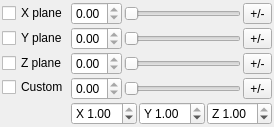
<?xml version="1.0" encoding="UTF-8"?>
<ui version="4.0">
 <class>Mayo::WidgetClipPlanes</class>
 <widget class="QWidget" name="Mayo::WidgetClipPlanes">
  <property name="geometry">
   <rect>
    <x>0</x>
    <y>0</y>
    <width>249</width>
    <height>112</height>
   </rect>
  </property>
  <property name="windowTitle">
   <string>Edit clip planes</string>
  </property>
  <layout class="QGridLayout" name="gridLayout_2">
   <property name="leftMargin">
    <number>2</number>
   </property>
   <property name="topMargin">
    <number>2</number>
   </property>
   <property name="rightMargin">
    <number>2</number>
   </property>
   <property name="bottomMargin">
    <number>2</number>
   </property>
   <property name="spacing">
    <number>2</number>
   </property>
   <item row="0" column="0">
    <widget class="QCheckBox" name="check_X">
     <property name="text">
      <string>X plane</string>
     </property>
    </widget>
   </item>
   <item row="0" column="1">
    <widget class="QWidget" name="widget_X" native="true">
     <layout class="QHBoxLayout" name="horizontalLayout">
      <property name="spacing">
       <number>2</number>
      </property>
      <property name="leftMargin">
       <number>0</number>
      </property>
      <property name="topMargin">
       <number>0</number>
      </property>
      <property name="rightMargin">
       <number>0</number>
      </property>
      <property name="bottomMargin">
       <number>0</number>
      </property>
      <item>
       <widget class="QDoubleSpinBox" name="spin_XPos">
        <property name="maximum">
         <double>0.000000000000000</double>
        </property>
       </widget>
      </item>
      <item>
       <widget class="QSlider" name="slider_XPos">
        <property name="maximum">
         <number>100</number>
        </property>
        <property name="orientation">
         <enum>Qt::Horizontal</enum>
        </property>
       </widget>
      </item>
      <item>
       <widget class="QToolButton" name="btn_XInv">
        <property name="text">
         <string>+/-</string>
        </property>
       </widget>
      </item>
     </layout>
    </widget>
   </item>
   <item row="1" column="0">
    <widget class="QCheckBox" name="check_Y">
     <property name="text">
      <string>Y plane</string>
     </property>
    </widget>
   </item>
   <item row="1" column="1">
    <widget class="QWidget" name="widget_Y" native="true">
     <layout class="QHBoxLayout" name="horizontalLayout_2">
      <property name="spacing">
       <number>2</number>
      </property>
      <property name="leftMargin">
       <number>0</number>
      </property>
      <property name="topMargin">
       <number>0</number>
      </property>
      <property name="rightMargin">
       <number>0</number>
      </property>
      <property name="bottomMargin">
       <number>0</number>
      </property>
      <item>
       <widget class="QDoubleSpinBox" name="spin_YPos">
        <property name="maximum">
         <double>0.000000000000000</double>
        </property>
       </widget>
      </item>
      <item>
       <widget class="QSlider" name="slider_YPos">
        <property name="maximum">
         <number>100</number>
        </property>
        <property name="orientation">
         <enum>Qt::Horizontal</enum>
        </property>
       </widget>
      </item>
      <item>
       <widget class="QToolButton" name="btn_YInv">
        <property name="text">
         <string>+/-</string>
        </property>
       </widget>
      </item>
     </layout>
    </widget>
   </item>
   <item row="2" column="0">
    <widget class="QCheckBox" name="check_Z">
     <property name="text">
      <string>Z plane</string>
     </property>
    </widget>
   </item>
   <item row="2" column="1">
    <widget class="QWidget" name="widget_Z" native="true">
     <layout class="QHBoxLayout" name="horizontalLayout_3">
      <property name="spacing">
       <number>2</number>
      </property>
      <property name="leftMargin">
       <number>0</number>
      </property>
      <property name="topMargin">
       <number>0</number>
      </property>
      <property name="rightMargin">
       <number>0</number>
      </property>
      <property name="bottomMargin">
       <number>0</number>
      </property>
      <item>
       <widget class="QDoubleSpinBox" name="spin_ZPos">
        <property name="maximum">
         <double>0.000000000000000</double>
        </property>
       </widget>
      </item>
      <item>
       <widget class="QSlider" name="slider_ZPos">
        <property name="maximum">
         <number>100</number>
        </property>
        <property name="orientation">
         <enum>Qt::Horizontal</enum>
        </property>
       </widget>
      </item>
      <item>
       <widget class="QToolButton" name="btn_ZInv">
        <property name="text">
         <string>+/-</string>
        </property>
       </widget>
      </item>
     </layout>
    </widget>
   </item>
   <item row="3" column="0">
    <widget class="QCheckBox" name="check_Custom">
     <property name="text">
      <string>Custom</string>
     </property>
    </widget>
   </item>
   <item row="3" column="1" rowspan="2">
    <widget class="QWidget" name="widget_Custom" native="true">
     <layout class="QGridLayout" name="gridLayout">
      <property name="leftMargin">
       <number>0</number>
      </property>
      <property name="topMargin">
       <number>0</number>
      </property>
      <property name="rightMargin">
       <number>0</number>
      </property>
      <property name="bottomMargin">
       <number>0</number>
      </property>
      <property name="spacing">
       <number>2</number>
      </property>
      <item row="0" column="2">
       <widget class="QToolButton" name="btn_CustomInv">
        <property name="text">
         <string>+/-</string>
        </property>
       </widget>
      </item>
      <item row="0" column="0">
       <widget class="QDoubleSpinBox" name="spin_CustomPos">
        <property name="maximum">
         <double>0.000000000000000</double>
        </property>
       </widget>
      </item>
      <item row="0" column="1">
       <widget class="QSlider" name="slider_CustomPos">
        <property name="maximum">
         <number>100</number>
        </property>
        <property name="orientation">
         <enum>Qt::Horizontal</enum>
        </property>
       </widget>
      </item>
      <item row="1" column="0" colspan="3">
       <widget class="QWidget" name="widget_CustomDir" native="true">
        <layout class="QHBoxLayout" name="horizontalLayout_5">
         <property name="spacing">
          <number>2</number>
         </property>
         <property name="leftMargin">
          <number>0</number>
         </property>
         <property name="topMargin">
          <number>0</number>
         </property>
         <property name="rightMargin">
          <number>0</number>
         </property>
         <property name="bottomMargin">
          <number>0</number>
         </property>
         <item>
          <widget class="QDoubleSpinBox" name="spin_CustomDirX">
           <property name="prefix">
            <string>X </string>
           </property>
           <property name="minimum">
            <double>-1.000000000000000</double>
           </property>
           <property name="maximum">
            <double>1.000000000000000</double>
           </property>
           <property name="singleStep">
            <double>0.050000000000000</double>
           </property>
           <property name="value">
            <double>1.000000000000000</double>
           </property>
          </widget>
         </item>
         <item>
          <widget class="QDoubleSpinBox" name="spin_CustomDirY">
           <property name="prefix">
            <string>Y </string>
           </property>
           <property name="minimum">
            <double>-1.000000000000000</double>
           </property>
           <property name="maximum">
            <double>1.000000000000000</double>
           </property>
           <property name="singleStep">
            <double>0.050000000000000</double>
           </property>
           <property name="value">
            <double>1.000000000000000</double>
           </property>
          </widget>
         </item>
         <item>
          <widget class="QDoubleSpinBox" name="spin_CustomDirZ">
           <property name="prefix">
            <string>Z </string>
           </property>
           <property name="minimum">
            <double>-1.000000000000000</double>
           </property>
           <property name="maximum">
            <double>1.000000000000000</double>
           </property>
           <property name="singleStep">
            <double>0.050000000000000</double>
           </property>
           <property name="value">
            <double>1.000000000000000</double>
           </property>
          </widget>
         </item>
        </layout>
       </widget>
      </item>
     </layout>
    </widget>
   </item>
  </layout>
 </widget>
 <resources/>
 <connections/>
</ui>
